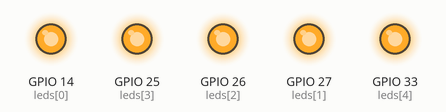
Recording of a sketch running on a simulated ESP32. Parts: output pins drawn as LEDs (lit = HIGH).

Above: at 0.1 s.
At 2.7 s:
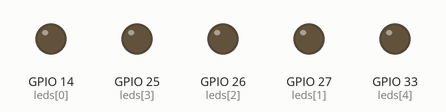
Timing chart, 0 to 3.0 s (numbered marks = the images above):
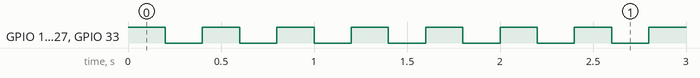

Measured:
- by itself, GPIO 14 (leds[0]), GPIO 25 (leds[3]), GPIO 26 (leds[2]), GPIO 27 (leds[1]), GPIO 33 (leds[4]): alternates HIGH for 0.20 s and LOW for 0.20 s

The sketch:

DigitalOutput2.ino
```cpp
/*
 *Universidad Nacional Autónoma de México
 *Facultad de Ciencias
 *Licenciatura en Ciencias de la Computación
 *Seminario de Ciencias de la Computación A: Introducción al Internet de las Cosas
 *
 *Escrito por: M. en I. Valente Vázquez Velázquez
 *Última modificación: 1-enero-2023
 *https://sites.google.com/ciencias.unam.mx/introduccion-iot-fc/inicio
*/

//Defino los leds de uso en un arreglo
const int leds[5] = {14, 27, 26, 25, 33};

void setup() {
  //Defino mis pines como salida
  for (int i = 4; i >= 0 ; i--) {
    pinMode(leds[i], OUTPUT);
  }
}

void loop() {
  //Ciclo for para encender 5 leds y esperar 200 ms
  for (int i = 0; i < 5; i++) {
    digitalWrite(leds[i], HIGH);
  }
  delay(200);

  //Ciclo for para apagar 5 leds y esperar 200 ms
  for (int i = 0; i < 5; i++) {
    digitalWrite(leds[i], LOW);
  }
  delay(200);
}
```
